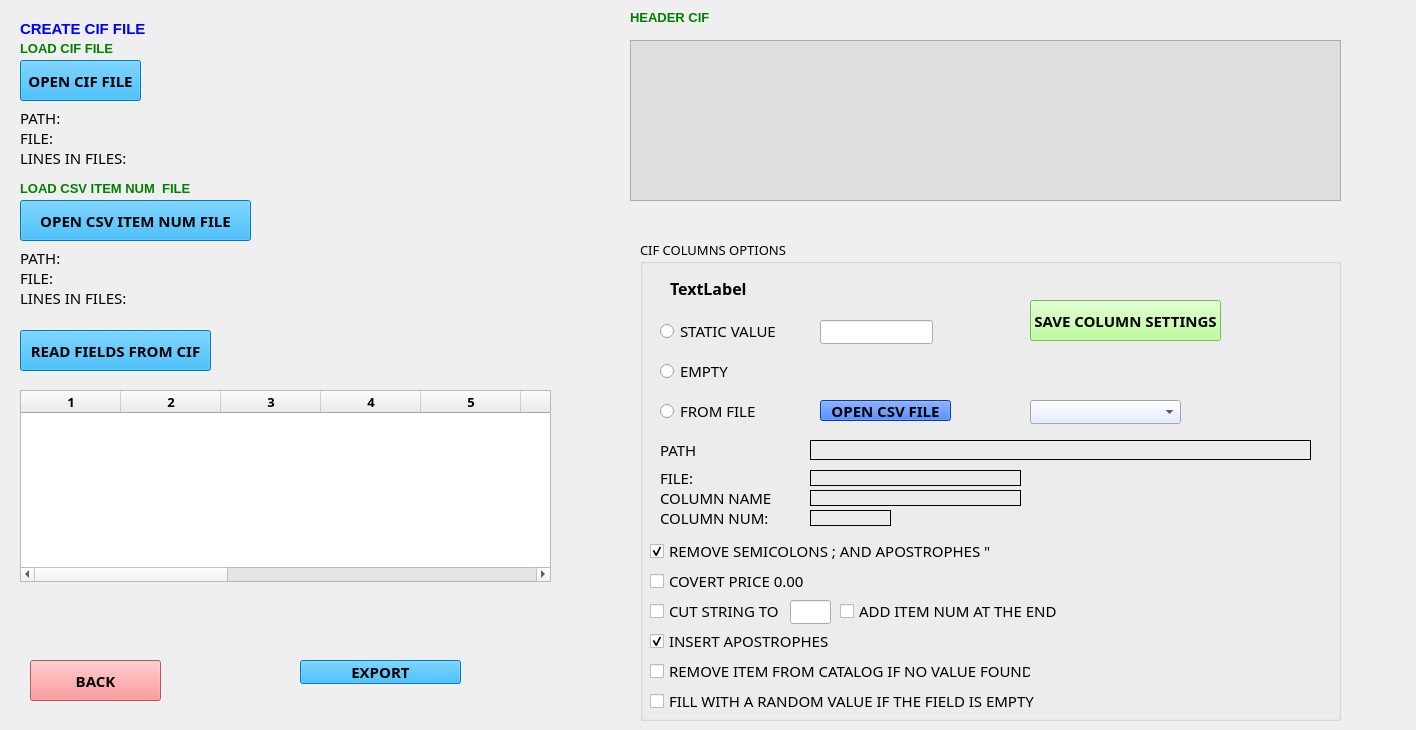
      <widget class="QWidget" name="pageCifFile">
       <widget class="QLabel" name="lblFilePath_51">
        <property name="geometry">
         <rect>
          <x>20</x>
          <y>110</y>
          <width>841</width>
          <height>16</height>
         </rect>
        </property>
        <property name="font">
         <font>
          <family>Bahnschrift</family>
          <pointsize>11</pointsize>
         </font>
        </property>
        <property name="text">
         <string>PATH:</string>
        </property>
       </widget>
       <widget class="QPushButton" name="btnOpenFile_5">
        <property name="geometry">
         <rect>
          <x>20</x>
          <y>60</y>
          <width>121</width>
          <height>41</height>
         </rect>
        </property>
        <property name="font">
         <font>
          <family>Bahnschrift</family>
          <pointsize>11</pointsize>
          <bold>true</bold>
         </font>
        </property>
        <property name="styleSheet">
         <string notr="true">background-color: rgb(0, 170, 255);</string>
        </property>
        <property name="text">
         <string>OPEN CIF FILE</string>
        </property>
       </widget>
       <widget class="QLabel" name="lblFileCountLines_51">
        <property name="geometry">
         <rect>
          <x>20</x>
          <y>150</y>
          <width>251</width>
          <height>16</height>
         </rect>
        </property>
        <property name="font">
         <font>
          <family>Bahnschrift</family>
          <pointsize>11</pointsize>
         </font>
        </property>
        <property name="text">
         <string>LINES IN FILES:</string>
        </property>
       </widget>
       <widget class="QLabel" name="lblFileName_51">
        <property name="geometry">
         <rect>
          <x>20</x>
          <y>130</y>
          <width>631</width>
          <height>16</height>
         </rect>
        </property>
        <property name="font">
         <font>
          <family>Bahnschrift</family>
          <pointsize>11</pointsize>
         </font>
        </property>
        <property name="text">
         <string>FILE:</string>
        </property>
       </widget>
       <widget class="QLabel" name="label_51">
        <property name="geometry">
         <rect>
          <x>20</x>
          <y>40</y>
          <width>321</width>
          <height>16</height>
         </rect>
        </property>
        <property name="font">
         <font>
          <family>Arial</family>
          <pointsize>10</pointsize>
          <italic>false</italic>
          <bold>true</bold>
         </font>
        </property>
        <property name="styleSheet">
         <string notr="true">color: green;
font-weight: bold;
font: 700 10pt &quot;Arial&quot;;</string>
        </property>
        <property name="text">
         <string>LOAD CIF FILE</string>
        </property>
        <property name="style" stdset="0">
         <string/>
        </property>
       </widget>
       <widget class="QPlainTextEdit" name="plainTextEdit_5">
        <property name="geometry">
         <rect>
          <x>630</x>
          <y>40</y>
          <width>711</width>
          <height>161</height>
         </rect>
        </property>
        <property name="font">
         <font>
          <family>Bahnschrift</family>
          <pointsize>10</pointsize>
         </font>
        </property>
        <property name="styleSheet">
         <string notr="true">background-color: rgb(222, 222, 222);</string>
        </property>
       </widget>
       <widget class="QLabel" name="label_52">
        <property name="geometry">
         <rect>
          <x>630</x>
          <y>10</y>
          <width>321</width>
          <height>16</height>
         </rect>
        </property>
        <property name="font">
         <font>
          <family>Arial</family>
          <pointsize>10</pointsize>
          <italic>false</italic>
          <bold>true</bold>
         </font>
        </property>
        <property name="styleSheet">
         <string notr="true">color: green;
font-weight: bold;
font: 700 10pt &quot;Arial&quot;;</string>
        </property>
        <property name="text">
         <string>&lt;html&gt;&lt;head/&gt;&lt;body&gt;&lt;p&gt;HEADER CIF&lt;/p&gt;&lt;/body&gt;&lt;/html&gt;</string>
        </property>
        <property name="style" stdset="0">
         <string/>
        </property>
       </widget>
       <widget class="QPushButton" name="btnBackToHome5">
        <property name="geometry">
         <rect>
          <x>30</x>
          <y>660</y>
          <width>131</width>
          <height>41</height>
         </rect>
        </property>
        <property name="font">
         <font>
          <family>Bahnschrift</family>
          <pointsize>11</pointsize>
          <bold>true</bold>
         </font>
        </property>
        <property name="styleSheet">
         <string notr="true">background-color: rgb(255, 121, 123);</string>
        </property>
        <property name="text">
         <string>BACK</string>
        </property>
       </widget>
       <widget class="QTableWidget" name="tableWidgetCifColumns">
        <property name="geometry">
         <rect>
          <x>20</x>
          <y>390</y>
          <width>531</width>
          <height>192</height>
         </rect>
        </property>
        <property name="font">
         <font>
          <family>Bahnschrift</family>
          <pointsize>10</pointsize>
          <bold>true</bold>
         </font>
        </property>
        <property name="selectionMode">
         <enum>QAbstractItemView::SelectionMode::SingleSelection</enum>
        </property>
        <property name="columnCount">
         <number>13</number>
        </property>
        <column/>
        <column/>
        <column/>
        <column/>
        <column/>
        <column/>
        <column/>
        <column/>
        <column/>
        <column/>
        <column/>
        <column/>
        <column/>
       </widget>
       <widget class="QPushButton" name="btnReadCifColFields">
        <property name="geometry">
         <rect>
          <x>20</x>
          <y>330</y>
          <width>191</width>
          <height>41</height>
         </rect>
        </property>
        <property name="font">
         <font>
          <family>Bahnschrift</family>
          <pointsize>11</pointsize>
          <bold>true</bold>
         </font>
        </property>
        <property name="styleSheet">
         <string notr="true">background-color: rgb(0, 170, 255);</string>
        </property>
        <property name="text">
         <string>READ FIELDS FROM CIF</string>
        </property>
       </widget>
       <widget class="QGroupBox" name="groupBoxColCifOptions">
        <property name="geometry">
         <rect>
          <x>640</x>
          <y>240</y>
          <width>701</width>
          <height>481</height>
         </rect>
        </property>
        <property name="font">
         <font>
          <family>Bahnschrift</family>
          <pointsize>10</pointsize>
         </font>
        </property>
        <property name="title">
         <string>CIF COLUMNS OPTIONS</string>
        </property>
        <widget class="QRadioButton" name="radBtn51">
         <property name="geometry">
          <rect>
           <x>20</x>
           <y>80</y>
           <width>131</width>
           <height>22</height>
          </rect>
         </property>
         <property name="font">
          <font>
           <family>Bahnschrift</family>
           <pointsize>11</pointsize>
          </font>
         </property>
         <property name="text">
          <string>STATIC VALUE</string>
         </property>
        </widget>
        <widget class="QRadioButton" name="radBtn52">
         <property name="geometry">
          <rect>
           <x>20</x>
           <y>120</y>
           <width>121</width>
           <height>22</height>
          </rect>
         </property>
         <property name="font">
          <font>
           <family>Bahnschrift</family>
           <pointsize>11</pointsize>
          </font>
         </property>
         <property name="text">
          <string>EMPTY</string>
         </property>
        </widget>
        <widget class="QRadioButton" name="radBtn53">
         <property name="geometry">
          <rect>
           <x>20</x>
           <y>160</y>
           <width>131</width>
           <height>22</height>
          </rect>
         </property>
         <property name="font">
          <font>
           <family>Bahnschrift</family>
           <pointsize>11</pointsize>
          </font>
         </property>
         <property name="text">
          <string>FROM FILE</string>
         </property>
        </widget>
        <widget class="QLineEdit" name="lineEditStaticVal">
         <property name="geometry">
          <rect>
           <x>180</x>
           <y>80</y>
           <width>113</width>
           <height>24</height>
          </rect>
         </property>
        </widget>
        <widget class="QPushButton" name="btnOpenFileCsvColumn">
         <property name="geometry">
          <rect>
           <x>180</x>
           <y>160</y>
           <width>131</width>
           <height>21</height>
          </rect>
         </property>
         <property name="font">
          <font>
           <family>Bahnschrift</family>
           <pointsize>11</pointsize>
           <bold>true</bold>
          </font>
         </property>
         <property name="styleSheet">
          <string notr="true">background-color: rgb(0, 85, 255);</string>
         </property>
         <property name="text">
          <string>OPEN CSV FILE</string>
         </property>
        </widget>
        <widget class="QLabel" name="lblColName_53">
         <property name="geometry">
          <rect>
           <x>20</x>
           <y>250</y>
           <width>111</width>
           <height>16</height>
          </rect>
         </property>
         <property name="font">
          <font>
           <family>Bahnschrift</family>
           <pointsize>11</pointsize>
          </font>
         </property>
         <property name="text">
          <string>COLUMN NAME:</string>
         </property>
        </widget>
        <widget class="QLabel" name="lblFileName_52">
         <property name="geometry">
          <rect>
           <x>20</x>
           <y>230</y>
           <width>41</width>
           <height>16</height>
          </rect>
         </property>
         <property name="font">
          <font>
           <family>Bahnschrift</family>
           <pointsize>11</pointsize>
          </font>
         </property>
         <property name="text">
          <string>FILE:</string>
         </property>
        </widget>
        <widget class="QLabel" name="lblFilePath_52">
         <property name="geometry">
          <rect>
           <x>20</x>
           <y>200</y>
           <width>37</width>
           <height>20</height>
          </rect>
         </property>
         <property name="font">
          <font>
           <family>Bahnschrift</family>
           <pointsize>11</pointsize>
          </font>
         </property>
         <property name="text">
          <string>PATH:</string>
         </property>
        </widget>
        <widget class="QLabel" name="lblColNum_53">
         <property name="geometry">
          <rect>
           <x>20</x>
           <y>270</y>
           <width>111</width>
           <height>16</height>
          </rect>
         </property>
         <property name="font">
          <font>
           <family>Bahnschrift</family>
           <pointsize>11</pointsize>
          </font>
         </property>
         <property name="text">
          <string>COLUMN NUM:</string>
         </property>
        </widget>
        <widget class="QCheckBox" name="ckBoxRemove">
         <property name="geometry">
          <rect>
           <x>10</x>
           <y>300</y>
           <width>371</width>
           <height>22</height>
          </rect>
         </property>
         <property name="font">
          <font>
           <family>Bahnschrift</family>
           <pointsize>11</pointsize>
          </font>
         </property>
         <property name="text">
          <string>REMOVE SEMICOLONS ; AND APOSTROPHES &quot; </string>
         </property>
         <property name="checked">
          <bool>true</bool>
         </property>
        </widget>
        <widget class="QCheckBox" name="ckBoxConvPrice">
         <property name="geometry">
          <rect>
           <x>10</x>
           <y>330</y>
           <width>251</width>
           <height>22</height>
          </rect>
         </property>
         <property name="font">
          <font>
           <family>Bahnschrift</family>
           <pointsize>11</pointsize>
          </font>
         </property>
         <property name="text">
          <string>COVERT PRICE 0.00</string>
         </property>
        </widget>
        <widget class="QCheckBox" name="ckBoxCutStr">
         <property name="geometry">
          <rect>
           <x>10</x>
           <y>360</y>
           <width>141</width>
           <height>22</height>
          </rect>
         </property>
         <property name="font">
          <font>
           <family>Bahnschrift</family>
           <pointsize>11</pointsize>
          </font>
         </property>
         <property name="text">
          <string>CUT STRING TO </string>
         </property>
        </widget>
        <widget class="QCheckBox" name="ckBoxAddTemNum">
         <property name="geometry">
          <rect>
           <x>200</x>
           <y>360</y>
           <width>221</width>
           <height>22</height>
          </rect>
         </property>
         <property name="font">
          <font>
           <family>Bahnschrift</family>
           <pointsize>11</pointsize>
          </font>
         </property>
         <property name="text">
          <string>ADD ITEM NUM AT THE END</string>
         </property>
        </widget>
        <widget class="QCheckBox" name="ckBoxInsertApost">
         <property name="geometry">
          <rect>
           <x>10</x>
           <y>390</y>
           <width>181</width>
           <height>22</height>
          </rect>
         </property>
         <property name="font">
          <font>
           <family>Bahnschrift</family>
           <pointsize>11</pointsize>
          </font>
         </property>
         <property name="text">
          <string>INSERT APOSTROPHES &quot;</string>
         </property>
         <property name="checked">
          <bool>true</bool>
         </property>
        </widget>
        <widget class="QLineEdit" name="lineEdit_NumOfChar">
         <property name="geometry">
          <rect>
           <x>150</x>
           <y>360</y>
           <width>41</width>
           <height>24</height>
          </rect>
         </property>
         <property name="font">
          <font>
           <family>Bahnschrift</family>
           <pointsize>11</pointsize>
          </font>
         </property>
        </widget>
        <widget class="QLabel" name="lbl_5_FieldName">
         <property name="geometry">
          <rect>
           <x>30</x>
           <y>40</y>
           <width>191</width>
           <height>16</height>
          </rect>
         </property>
         <property name="font">
          <font>
           <family>Bahnschrift</family>
           <pointsize>12</pointsize>
           <bold>true</bold>
          </font>
         </property>
         <property name="text">
          <string>TextLabel</string>
         </property>
        </widget>
        <widget class="QPushButton" name="btnSaveColSettings">
         <property name="geometry">
          <rect>
           <x>390</x>
           <y>60</y>
           <width>191</width>
           <height>41</height>
          </rect>
         </property>
         <property name="font">
          <font>
           <family>Bahnschrift</family>
           <pointsize>11</pointsize>
           <bold>true</bold>
          </font>
         </property>
         <property name="styleSheet">
          <string notr="true">background-color: rgb(170, 255, 127);</string>
         </property>
         <property name="text">
          <string>SAVE COLUMN SETTINGS</string>
         </property>
        </widget>
        <widget class="QComboBox" name="comBoxColumnFromCsv">
         <property name="geometry">
          <rect>
           <x>390</x>
           <y>160</y>
           <width>151</width>
           <height>24</height>
          </rect>
         </property>
         <property name="font">
          <font>
           <family>Bahnschrift</family>
           <pointsize>10</pointsize>
          </font>
         </property>
         <property name="styleSheet">
          <string notr="true">background-color: rgb(221, 230, 255);</string>
         </property>
        </widget>
        <widget class="QLabel" name="lblFileName_54">
         <property name="geometry">
          <rect>
           <x>170</x>
           <y>230</y>
           <width>211</width>
           <height>16</height>
          </rect>
         </property>
         <property name="font">
          <font>
           <family>Bahnschrift</family>
           <pointsize>11</pointsize>
          </font>
         </property>
         <property name="frameShape">
          <enum>QFrame::Shape::Box</enum>
         </property>
         <property name="text">
          <string/>
         </property>
        </widget>
        <widget class="QLabel" name="lblColNum_54">
         <property name="geometry">
          <rect>
           <x>170</x>
           <y>270</y>
           <width>81</width>
           <height>16</height>
          </rect>
         </property>
         <property name="font">
          <font>
           <family>Bahnschrift</family>
           <pointsize>11</pointsize>
          </font>
         </property>
         <property name="frameShape">
          <enum>QFrame::Shape::Box</enum>
         </property>
         <property name="text">
          <string/>
         </property>
        </widget>
        <widget class="QLabel" name="lblColName_54">
         <property name="geometry">
          <rect>
           <x>170</x>
           <y>250</y>
           <width>211</width>
           <height>16</height>
          </rect>
         </property>
         <property name="font">
          <font>
           <family>Bahnschrift</family>
           <pointsize>11</pointsize>
          </font>
         </property>
         <property name="frameShape">
          <enum>QFrame::Shape::Box</enum>
         </property>
         <property name="text">
          <string/>
         </property>
        </widget>
        <widget class="QLabel" name="lblFilePath_54">
         <property name="geometry">
          <rect>
           <x>170</x>
           <y>200</y>
           <width>501</width>
           <height>20</height>
          </rect>
         </property>
         <property name="font">
          <font>
           <family>Bahnschrift</family>
           <pointsize>11</pointsize>
          </font>
         </property>
         <property name="frameShape">
          <enum>QFrame::Shape::Box</enum>
         </property>
         <property name="text">
          <string/>
         </property>
        </widget>
        <widget class="QCheckBox" name="ckBoxRemoveItemIfIsEmpty">
         <property name="geometry">
          <rect>
           <x>10</x>
           <y>420</y>
           <width>381</width>
           <height>22</height>
          </rect>
         </property>
         <property name="font">
          <font>
           <family>Bahnschrift</family>
           <pointsize>11</pointsize>
          </font>
         </property>
         <property name="text">
          <string>REMOVE ITEM FROM CATALOG IF NO VALUE FOUND</string>
         </property>
         <property name="checked">
          <bool>false</bool>
         </property>
        </widget>
        <widget class="QCheckBox" name="ckBoxFillRndVal">
         <property name="geometry">
          <rect>
           <x>10</x>
           <y>450</y>
           <width>391</width>
           <height>22</height>
          </rect>
         </property>
         <property name="font">
          <font>
           <family>Bahnschrift</family>
           <pointsize>11</pointsize>
          </font>
         </property>
         <property name="text">
          <string>FILL WITH A RANDOM VALUE IF THE FIELD IS EMPTY</string>
         </property>
         <property name="checked">
          <bool>false</bool>
         </property>
        </widget>
       </widget>
       <widget class="QPushButton" name="pushBtnExport_5">
        <property name="geometry">
         <rect>
          <x>300</x>
          <y>660</y>
          <width>161</width>
          <height>24</height>
         </rect>
        </property>
        <property name="font">
         <font>
          <family>Bahnschrift</family>
          <pointsize>11</pointsize>
          <bold>true</bold>
         </font>
        </property>
        <property name="styleSheet">
         <string notr="true">background-color: rgb(0, 170, 255);</string>
        </property>
        <property name="text">
         <string>EXPORT</string>
        </property>
       </widget>
       <widget class="QLabel" name="lblFileCountLines_53">
        <property name="geometry">
         <rect>
          <x>20</x>
          <y>290</y>
          <width>251</width>
          <height>16</height>
         </rect>
        </property>
        <property name="font">
         <font>
          <family>Bahnschrift</family>
          <pointsize>11</pointsize>
         </font>
        </property>
        <property name="text">
         <string>LINES IN FILES:</string>
        </property>
       </widget>
       <widget class="QLabel" name="lblFilePath_53">
        <property name="geometry">
         <rect>
          <x>20</x>
          <y>250</y>
          <width>841</width>
          <height>16</height>
         </rect>
        </property>
        <property name="font">
         <font>
          <family>Bahnschrift</family>
          <pointsize>11</pointsize>
         </font>
        </property>
        <property name="text">
         <string>PATH:</string>
        </property>
       </widget>
       <widget class="QLabel" name="lblFileName_53">
        <property name="geometry">
         <rect>
          <x>20</x>
          <y>270</y>
          <width>631</width>
          <height>16</height>
         </rect>
        </property>
        <property name="font">
         <font>
          <family>Bahnschrift</family>
          <pointsize>11</pointsize>
         </font>
        </property>
        <property name="text">
         <string>FILE:</string>
        </property>
       </widget>
       <widget class="QLabel" name="label_53">
        <property name="geometry">
         <rect>
          <x>20</x>
          <y>180</y>
          <width>321</width>
          <height>16</height>
         </rect>
        </property>
        <property name="font">
         <font>
          <family>Arial</family>
          <pointsize>10</pointsize>
          <italic>false</italic>
          <bold>true</bold>
         </font>
        </property>
        <property name="styleSheet">
         <string notr="true">color: green;
font-weight: bold;
font: 700 10pt &quot;Arial&quot;;</string>
        </property>
        <property name="text">
         <string>LOAD CSV ITEM NUM  FILE</string>
        </property>
        <property name="style" stdset="0">
         <string/>
        </property>
       </widget>
       <widget class="QPushButton" name="btnOpenFileItemNum">
        <property name="geometry">
         <rect>
          <x>20</x>
          <y>200</y>
          <width>231</width>
          <height>41</height>
         </rect>
        </property>
        <property name="font">
         <font>
          <family>Bahnschrift</family>
          <pointsize>11</pointsize>
          <bold>true</bold>
         </font>
        </property>
        <property name="styleSheet">
         <string notr="true">background-color: rgb(0, 170, 255);</string>
        </property>
        <property name="text">
         <string>OPEN CSV ITEM NUM FILE</string>
        </property>
       </widget>
       <widget class="QLabel" name="label_6">
        <property name="geometry">
         <rect>
          <x>20</x>
          <y>20</y>
          <width>1387</width>
          <height>17</height>
         </rect>
        </property>
        <property name="font">
         <font>
          <family>Arial</family>
          <pointsize>11</pointsize>
          <italic>false</italic>
          <bold>true</bold>
         </font>
        </property>
        <property name="styleSheet">
         <string notr="true">color: blue;
font-weight: bold;
font: 700 11pt &quot;Arial&quot;;</string>
        </property>
        <property name="text">
         <string>CREATE CIF FILE</string>
        </property>
        <property name="style" stdset="0">
         <string/>
        </property>
       </widget>
      </widget>
